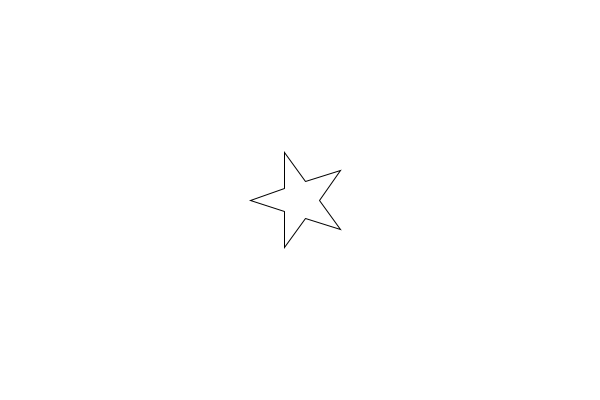
Frame 1 (no input)
Frame 60 (the mouse pressed at the canvas centre just before this capture): identical to frame 1, image omitted
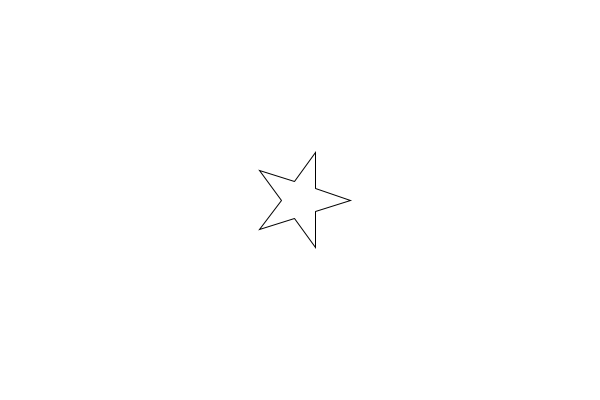
Frame 120 (the mouse held since frame 60 and released just before this capture)

The Processing sketch that drew these frames (run headless with seeded random() and noise(); from frame 60 on, the mouse is pressed at the canvas centre):

// Processing sketch: init_10_star_forme_setting_angle
// ── init_10_star_forme_setting_angle.pde
/**
La Voie du Code vers les Étoiles
@see https://github.com/StanLepunK/La-Voie-du-Code
2018_11_27
*/

void setup() {
  size(600,400);
}


void draw() {
  background(255);
  //turn_around();
  few_points();
  
}

int num = 10;
PVector [] pos = new PVector[num];
void few_points() {
  float angle = TAU / num;
  int diam = 50;
  PVector offset = new PVector();
  offset.x = width/2;
  offset.y = height/2;
  
  // position
  float ratio = .38;
  float start_angle = map(mouseX,0,width,0,TAU);
  for(int i = 0 ; i < num ; i++) {
    if(pos[i] == null) pos[i] = new PVector();
    float final_angle = (angle*i)+start_angle;
    float cos_x = cos(final_angle);
    float sin_y = sin(final_angle);
    float temp_diam = diam;
    if(i%2 == 0) temp_diam = diam *ratio;
    pos[i].x = (temp_diam * cos_x);
    pos[i].y = (temp_diam * sin_y);
    
    pos[i].add(offset);
  }
  // forme
  beginShape();
  for(int i = 0 ; i < num ; i++) {
    vertex(pos[i].x,pos[i].y);
  }
  endShape(CLOSE);
}
